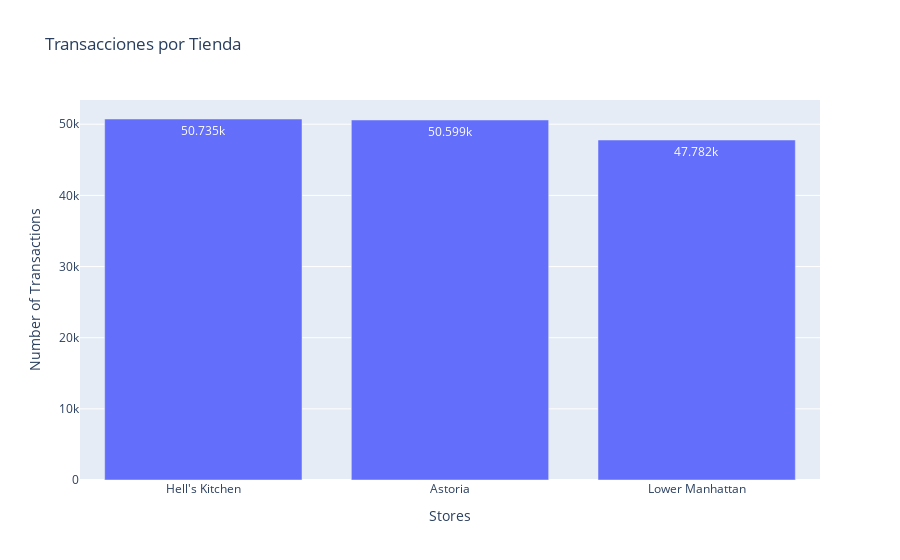

Notebook cell for this chart:
### Code cell
# Configuración gráfico
fig = px.bar(x=store_qty.index, y=store_qty.values,
             labels={'x': 'Stores', 'y': 'Number of Transactions'},
             title='Transacciones por Tienda',
             text_auto=True)

# Mostrar el gráfico
fig.show()

### Figure 1 — Plotly figure (JSON) as saved in the notebook; plotly's stock layout.template omitted (floating-point values rounded to 4 significant figures)
{"data": [{"alignmentgroup": "True", "hovertemplate": "Stores=%{x}<br>Number of Transactions=%{y}<extra></extra>", "legendgroup": "", "marker": {"color": "#636efa", "pattern": {"shape": ""}}, "name": "", "offsetgroup": "", "orientation": "v", "showlegend": false, "textposition": "auto", "texttemplate": "%{y}", "type": "bar", "x": ["Hell's Kitchen", "Astoria", "Lower Manhattan"], "xaxis": "x", "y": [50735, 50599, 47782], "yaxis": "y"}], "layout": {"autosize": true, "barmode": "relative", "legend": {"tracegroupgap": 0}, "title": {"text": "Transacciones por Tienda"}, "xaxis": {"anchor": "y", "autorange": true, "domain": [0, 1], "range": [-0.5, 2.5], "title": {"text": "Stores"}, "type": "category"}, "yaxis": {"anchor": "x", "autorange": true, "domain": [0, 1], "range": [0, 53410.0], "title": {"text": "Number of Transactions"}, "type": "linear"}}}
